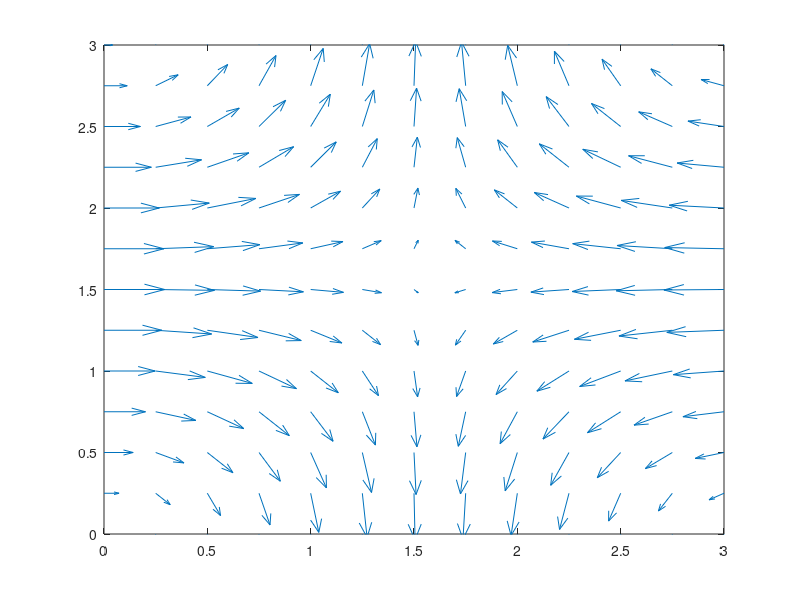

Write MATLAB code to recreate this figure.

% 
[x,y] = meshgrid(0:0.25:3.0, 0:0.25:3.0);
u = cos(x).*sin(y);
v = -sin(x).*cos(y);
plt = quiver(x,y,u,v);

axis([0,3,0,3]);

saveas(plt, 'problem_3b_streamlines.png');

pause();
